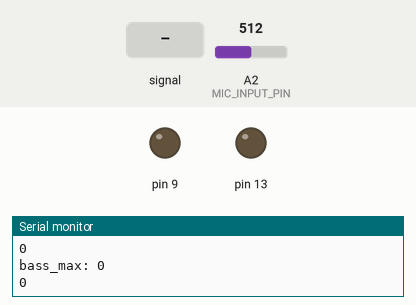
Bench run of a sketch on a simulated Arduino Uno, built with avr-gcc and run on an emulated ATmega328P. On the bench: output pins drawn as LEDs (lit = HIGH), the last lines printed to the serial monitor. The inputs (shaded band) are chosen by the test bench; at power-on: A2 (MIC_INPUT_PIN) = 512.

Above: at 1.2 s.
1.3 s: A2 (MIC_INPUT_PIN) fed a 200 Hz sine of ±255 counts around its level
At 3.1 s:
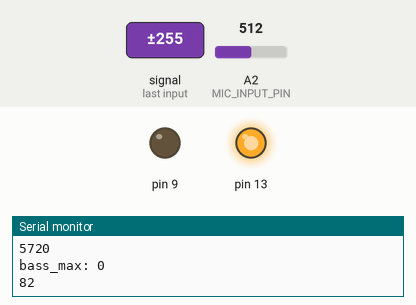
4.3 s: A2 (MIC_INPUT_PIN) set to 716
At 5.0 s:
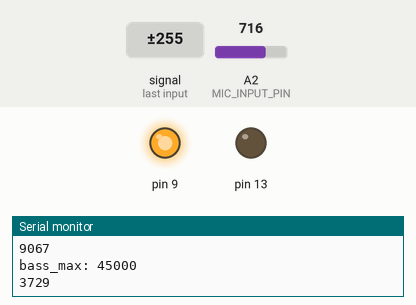
6.0 s: A2 (MIC_INPUT_PIN) set to 900
At 6.9 s:
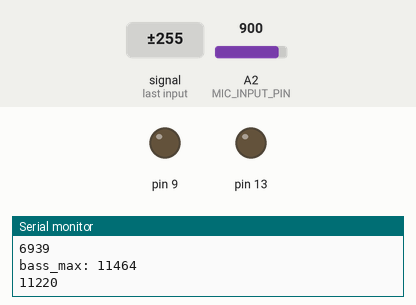
9.0 s: A2 (MIC_INPUT_PIN) set to 511
At 10.2 s:
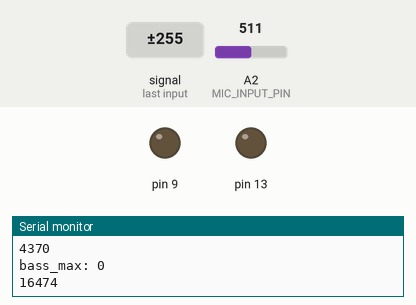
10.6 s: A2 (MIC_INPUT_PIN) set to 306
At 11.2 s:
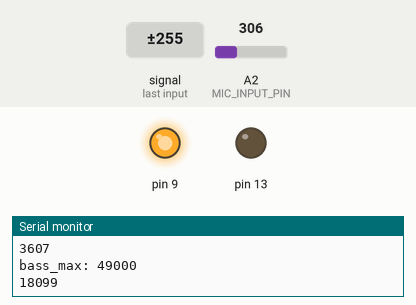
Timing chart, 0 to 13.4 s (numbered marks = the images above; inputs shaded):
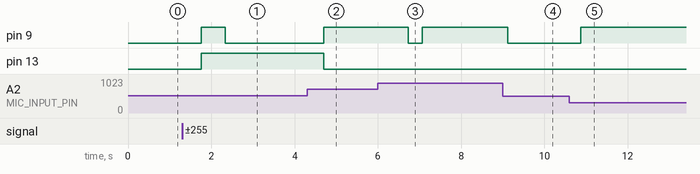

The sketch:

fft_to_serial.ino
```cpp
#include <fix_fft.h>

#define MIC_INPUT_PIN A2
#define NUM_SAMPLES 128
#define HALF_NUM_SAMPLES 64
#define NUM_SAMPLES_PWR_TWO 7

char im[NUM_SAMPLES];
char data[NUM_SAMPLES];

void setup() {
  Serial.begin(38400);
  pinMode(13, OUTPUT);
  pinMode(9, OUTPUT);
  digitalWrite(13, LOW);
  digitalWrite(9, LOW);
}

void loop() {
  int static i = 0;
  static long tt;
  int val;

   if (millis() > tt){
    if (i < NUM_SAMPLES){
      val = analogRead(MIC_INPUT_PIN);
      // that returns 0-1023, so convert to a signed byte:
      data[i] = val / 4 - 128;
      // data[i] = val - 512; // see if this works better for low volumes?
      im[i] = 0;
      i++;

    }
    else{
      //this could be done with the fix_fftr function without the im array.
      fix_fft(data, im, NUM_SAMPLES_PWR_TWO, 0);
      // I am only interested in the absolute value of the transformation
      for (i=0; i < HALF_NUM_SAMPLES;i++){
         data[i] = sqrt(data[i] * data[i] + im[i] * im[i]);
      }

      // show_fft_q();

      digitalWrite(13, check_average_rest() ? HIGH : LOW);
      digitalWrite(9, check_average_bass() ? HIGH : LOW);

      i = 0; // reset for next sample-taking..
    }

    tt = millis();
   }
}

// Given the current histogram, keep a rolling average of max value of all
// bands up to 100 Hz.
// Return true if current sample exceeds the average*1.3
unsigned int rolling_avg_bass = 0;
int check_average_bass() {
  unsigned int bass_max = 0;

  for (int i=0; i < 12; i++) {
     if (data[i] > bass_max) {
        bass_max = data[i];
     }
  }

  // need to increase it so the integer math doesn't round to zero
  bass_max *= 1000;

  Serial.print("bass_max: ");
  Serial.println(bass_max);
  rolling_avg_bass = (rolling_avg_bass * 0.95) + (bass_max * 0.05);
  Serial.println(rolling_avg_bass);
  if (bass_max > rolling_avg_bass * 1.3) {
    return(1);
  }
  return(0);
}

unsigned int rolling_avg_rest = 0;
int check_average_rest() {
  unsigned int val_max = 0;

  for (int i=12; i < HALF_NUM_SAMPLES; i++) {
     if (data[i] > val_max) {
        val_max = data[i];
     }
  }

  // need to increase it so the integer math doesn't round to zero
  val_max *= 1000;

  Serial.print("rest_max: ");
  Serial.println(val_max);
  rolling_avg_rest = (rolling_avg_rest * 0.95) + (val_max * 0.05);
  Serial.println(rolling_avg_rest);
  if (val_max > rolling_avg_rest * 1.3) {
    return(1);
  }
  return(0);
}

void show_fft_q() {
     int datagg;

     Serial.write(27);   // Print "esc"
     Serial.print("[2J");     // Clear screen

      for (int i=0; i < 61; i+=3) {
        datagg = (data[i] + data[i+1] + data[i+2]) / 3;
        Serial.print(int((i+1) * 7.8), DEC); // 7.8 Hz per step
        Serial.print(" ");
        while (datagg > 0) {
          Serial.write('=');
          datagg--;
        }
        Serial.println();
      }
      Serial.println(millis(), DEC);
}

void show_fft_full() {

     Serial.write(27);   // Print "esc"
     Serial.print("[2J");     // Clear screen

      for (int i=0; i < HALF_NUM_SAMPLES; i++) {
        Serial.print(i * 8, DEC); // 7.8 Hz per step
        if (i < 2) { Serial.print("  "); }
        else { Serial.print(" "); }
        while (data[i] > 0) {
          Serial.write('=');
          data[i]--;
        }
        Serial.println();
      }
      Serial.println(millis(), DEC);
}
```

Measured:
- after the input at 1.3 s, pin 9: LOW → HIGH after 0.46 s, → LOW 0.58 s later; pin 13: LOW → HIGH after 0.46 s
- after the input at 4.3 s, pin 9: LOW → HIGH after 0.40 s; pin 13: HIGH → LOW after 0.40 s
- after the input at 6.0 s, pin 9: HIGH → LOW after 0.74 s, → HIGH 0.33 s later
- after the input at 9.0 s, pin 9: goes on until 9.1 s, then stays LOW
- after the input at 10.6 s, pin 9: LOW → HIGH after 0.28 s
